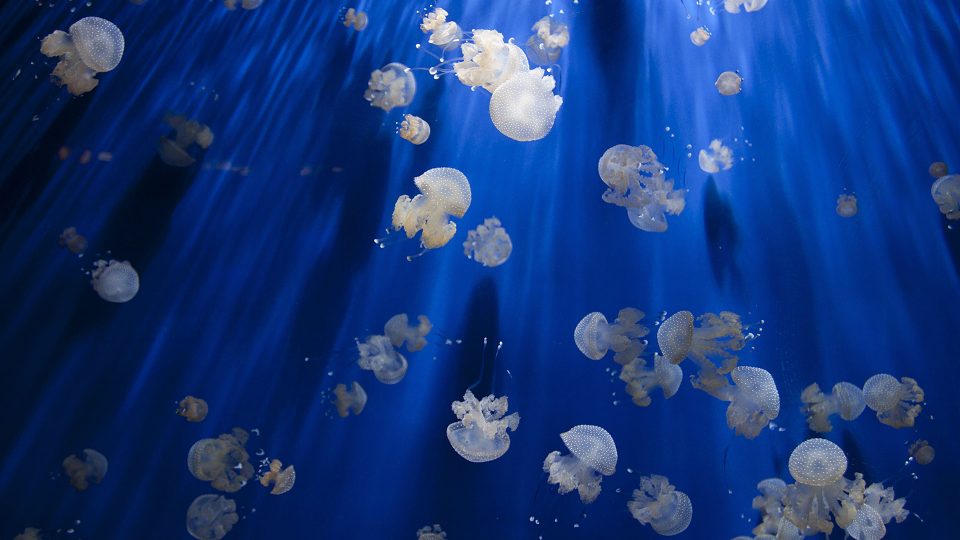
#> input picture Three_Part_Moudule/PIL/Image/1.jpg, 1920 x 1080 px (shown at 1/2 size)
$ python thumbnial.py
#> lines starting #> are read from the running program, lines starting #| are printed output that depends on the picture
from PIL import Image
im = Image.open('Image/1.jpg')
#> im is the input picture: PIL image 1920x1080 RGB; mean R, G, B 20.6, 54.8, 120.9
print(im.format, im.size, im.mode)
#| JPEG (1920, 1080) RGB
# 保存缩略图
im.thumbnail((200, 100))
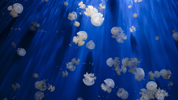
#> im: PIL image 178x100 RGB; mean R, G, B 20.7, 54.7, 120.9
im.save('Image/1thumb.jpg', 'JPEG')
im1 = Image.open('Image/1thumb.jpg')
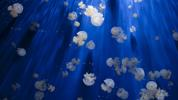
#> im1: PIL image 178x100 RGB; mean R, G, B 21.3, 54.7, 120.8
im1.show()
